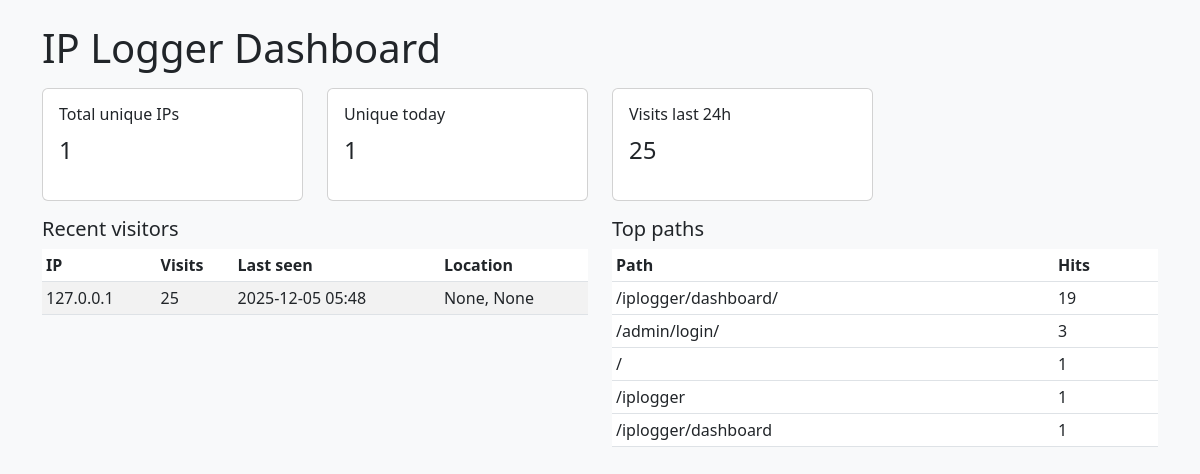
/iplogger/dashboard/ (signed in), run on the app's committed database.
### iplogger/models.py (models this page shows, shortened)
class Visitor(models.Model):
    ip_address = models.GenericIPAddressField()
    user_agent = models.TextField(blank=True)
    country = models.CharField(max_length=100, blank=True, null=True)
    region = models.CharField(max_length=100, blank=True, null=True)
    city = models.CharField(max_length=100, blank=True, null=True)
    isp = models.CharField(max_length=255, blank=True, null=True)
    first_seen = models.DateTimeField(default=timezone.now)
    last_seen = models.DateTimeField(default=timezone.now)
    visit_count = models.PositiveIntegerField(default=0)
    class Meta:
        indexes = [
            models.Index(fields=["ip_address"]),
            models.Index(fields=["last_seen"]),
        ]
        ordering = ["-last_seen"]

### iplogger/views.py (the view)
# urls.py: path("dashboard/", views.dashboard, name="dashboard"),
@staff_member_required
def dashboard(request):
    now = timezone.now()
    today_start = now.replace(hour=0, minute=0, second=0, microsecond=0)
    last_24h = now - timedelta(hours=24)
    recent_visitors = Visitor.objects.all()[:10]
    unique_today = Visitor.objects.filter(last_seen__gte=today_start).count()
    total_unique = Visitor.objects.count()
    visits_24h = VisitLog.objects.filter(timestamp__gte=last_24h)
    total_visits_24h = visits_24h.count()
    top_paths = (
        VisitLog.objects.values("path")
        .annotate(count=Count("id"))
        .order_by("-count")[:10]
    )
    context = {
        "recent_visitors": recent_visitors,
        "unique_today": unique_today,
        "total_unique": total_unique,
        "total_visits_24h": total_visits_24h,
        "top_paths": top_paths,
    }
    return render(request, "iplogger/dashboard.html", context)

### iplogger/utils.py (called while the page is built)
def get_client_ip(request):
    x_forwarded_for = request.META.get("HTTP_X_FORWARDED_FOR")
    if x_forwarded_for:
        ip = x_forwarded_for.split(",")[0].strip()
        if ip:
            return ip
    ip = request.META.get("REMOTE_ADDR")
    return ip

### templates/iplogger/dashboard.html (shortened to what this page needs)
{% load static %}
<!doctype html>
<html lang="en">
<head>
  <link href="https://cdn.jsdelivr.net/npm/bootstrap@5.3.0/dist/css/bootstrap.min.css" rel="stylesheet"/>
</head>
<body class="bg-light">
  <div class="container py-4">
    <h1 class="mb-3">IP Logger Dashboard</h1>
    <div class="row mb-3">
      <div class="col-md-3">
        <div class="card p-3">
          <h6>Total unique IPs</h6>
          <p class="fs-4">{{ total_unique }}</p>
        </div>
      </div>
      <div class="col-md-3">
        <div class="card p-3">
          <h6>Unique today</h6>
          <p class="fs-4">{{ unique_today }}</p>
        </div>
      </div>
      <div class="col-md-3">
        <div class="card p-3">
          <h6>Visits last 24h</h6>
          <p class="fs-4">{{ total_visits_24h }}</p>
        </div>
      </div>
    </div>
    <div class="row">
      <div class="col-md-6">
        <h5>Recent visitors</h5>
        <table class="table table-sm table-striped">
          <thead><tr><th>IP</th><th>Visits</th><th>Last seen</th><th>Location</th></tr></thead>
          <tbody>
            {% for v in recent_visitors %}
            <tr>
              <td>{{ v.ip_address }}</td>
              <td>{{ v.visit_count }}</td>
              <td>{{ v.last_seen|date:"Y-m-d H:i" }}</td>
              <td>{{ v.city }}, {{ v.country }}</td>
            </tr>
            {% endfor %}
          </tbody>
        </table>
      </div>
      <div class="col-md-6">
        <h5>Top paths</h5>
        <table class="table table-sm">
          <thead><tr><th>Path</th><th>Hits</th></tr></thead>
          <tbody>
            {% for p in top_paths %}
            <tr><td>{{ p.path }}</td><td>{{ p.count }}</td></tr>
            {% endfor %}
          </tbody>
        </table>
      </div>
    </div>
  </div>
</body>
</html>

### data on the page
Visitor: ip_address "127.0.0.1", visit_count "25", last_seen "2025-12-05 05:48", city "None", country "None"

### other printed values
{{ total_unique }} "1"
{{ unique_today }} "1"
{{ total_visits_24h }} "25"
{{ p.path }} "/iplogger/dashboard/" "/admin/login/" "/" "/iplogger" "/iplogger/dashboard"
{{ p.count }} "19" "3" "1" "1" "1"
